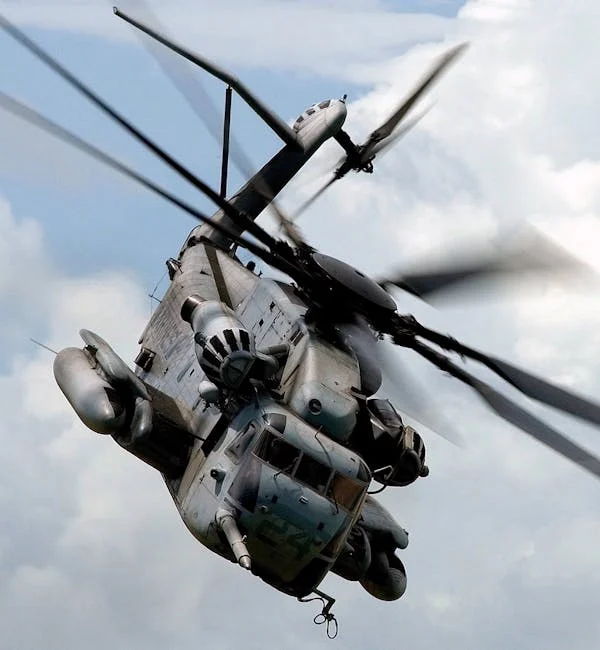
#> input picture helicopter-army-01.webp, 600 x 650 px, found by its file name
$ python obekleme-8k.py
#> lines starting #> are read from the running program, lines starting #| are printed output that depends on the picture; after the words box and inside, x2 and y2 are one past the last pixel; in counts of white or black regions, pixels touching at a corner belong together
import cv2
import numpy as np

img=cv2.imread("helicopter-army-01.webp",0)
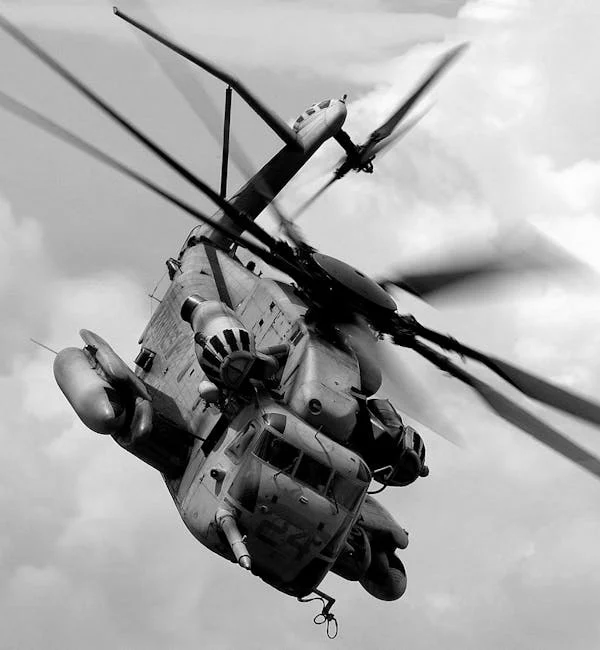
#> img: shape (650, 600); min 0, max 255, mean 162.9

#burdaki 150,200 min ve max degerlerdir
ret,th1 = cv2.threshold(img,150,200,cv2.THRESH_BINARY) # burdaki ret degeri gerksiz bir degerdir onun yerine _ de kullanılır
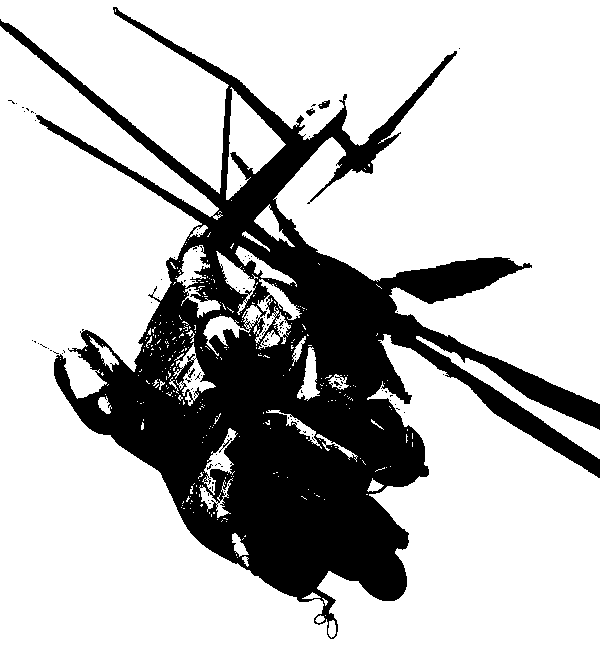
#> th1: shape (650, 600); values 0 (black) and 200 (white), 73.9% white; 105 black regions (101 under 20 px), largest, box (x1, y1, x2, y2) and area: (0, 7, 600, 639) 101365, (318, 100, 330, 109) 62, (306, 108, 315, 116) 40, (188, 368, 195, 378) 24
th2 = cv2.adaptiveThreshold(img,255,cv2.ADAPTIVE_THRESH_MEAN_C,cv2.THRESH_BINARY,51,2)
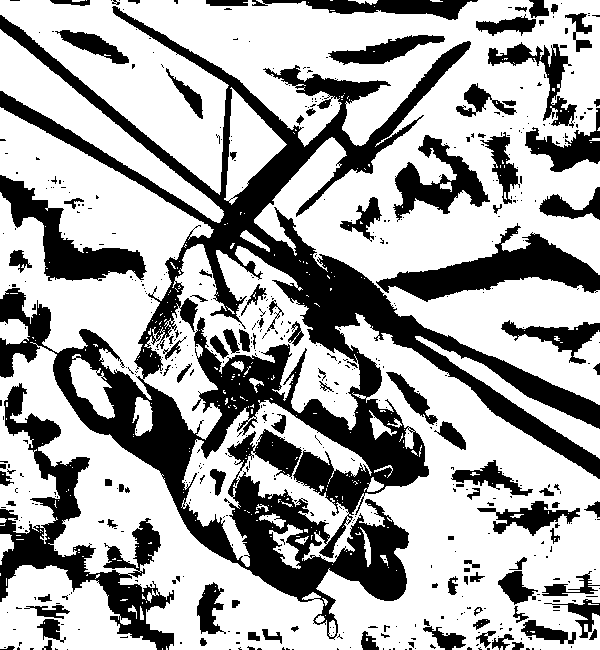
#> th2: shape (650, 600); 66.1% white; 558 black regions (448 under 20 px), largest, box (x1, y1, x2, y2) and area: (0, 6, 600, 640) 76863, (0, 383, 174, 650) 10765, (376, 223, 600, 302) 6414
th3 = cv2.adaptiveThreshold(img,255,cv2.ADAPTIVE_THRESH_GAUSSIAN_C,cv2.THRESH_BINARY,21,2)
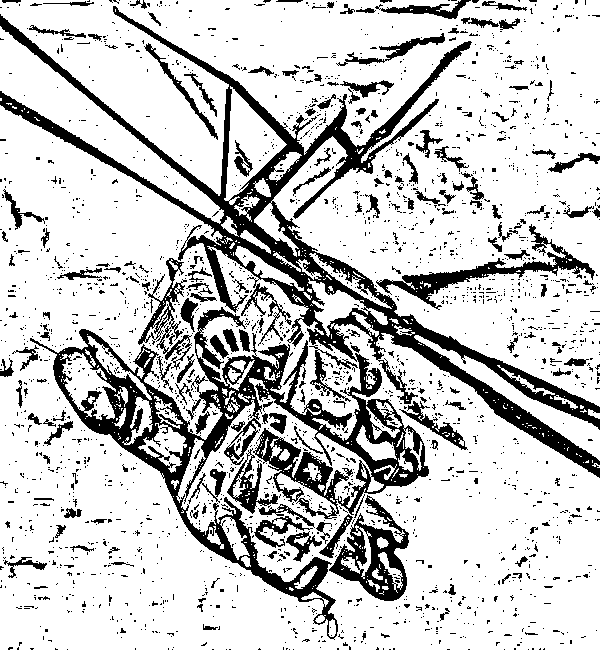
#> th3: shape (650, 600); 78.9% white; 2251 black regions (2068 under 20 px), largest, box (x1, y1, x2, y2) and area: (0, 6, 600, 640) 49712, (329, 495, 409, 601) 3200, (376, 224, 595, 310) 2804

cv2.imshow("th1",th1)
cv2.imshow("th2",th2)
cv2.imshow("th3",th3)
cv2.waitKey(0)
cv2.destroyAllWindows()

$ run again, with 1.1 aircraft-2.jpg.jpg saved as helicopter-army-01.webp
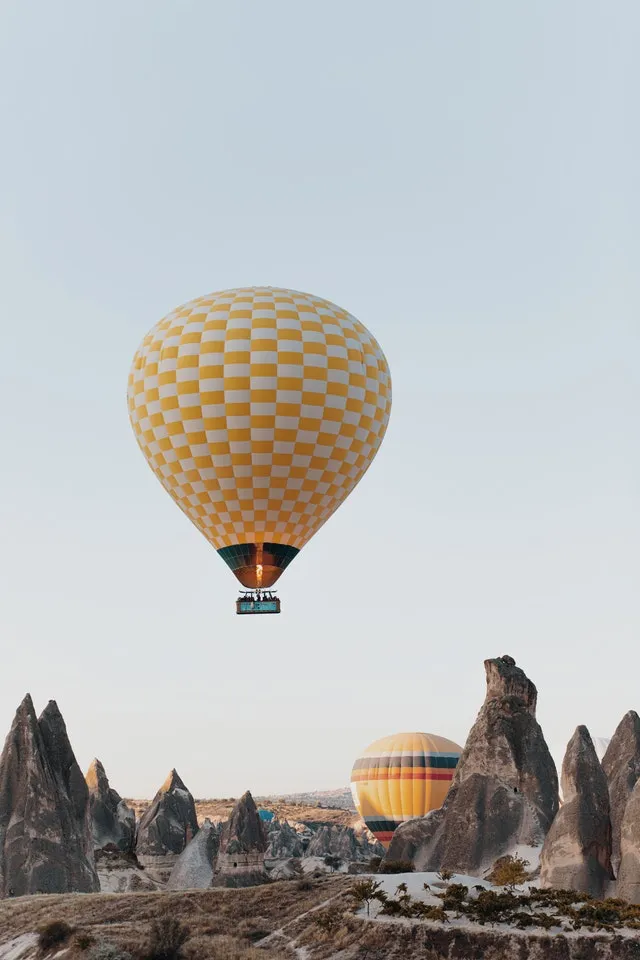
#> input picture 1.1 aircraft-2.jpg.jpg, 640 x 960 px, found by its file name
#> `ret,th1 = cv2.threshold(img,150,200,cv2.THRESH_BINARY)`:
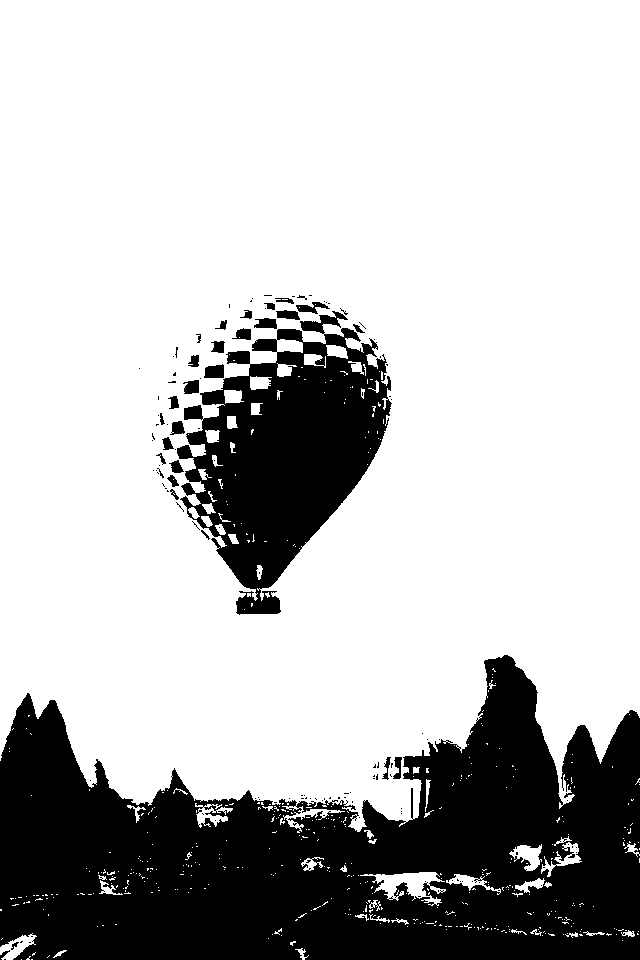
#> th1: shape (960, 640); values 0 (black) and 200 (white), 74.6% white; 137 black regions (108 under 20 px), largest, box (x1, y1, x2, y2) and area: (0, 655, 640, 960) 119688, (177, 311, 392, 615) 33409, (204, 364, 224, 378) 235
#> th2: shape (960, 640); 82.2% white; 633 black regions (569 under 20 px), largest, box (x1, y1, x2, y2) and area: (127, 286, 392, 615) 29734, (139, 768, 523, 938) 20543, (283, 710, 640, 960) 16533
#> `th3 = cv2.adaptiveThreshold(img,255,cv2.ADAPTIVE_THRESH_GAUSSIAN_C,cv2..`:
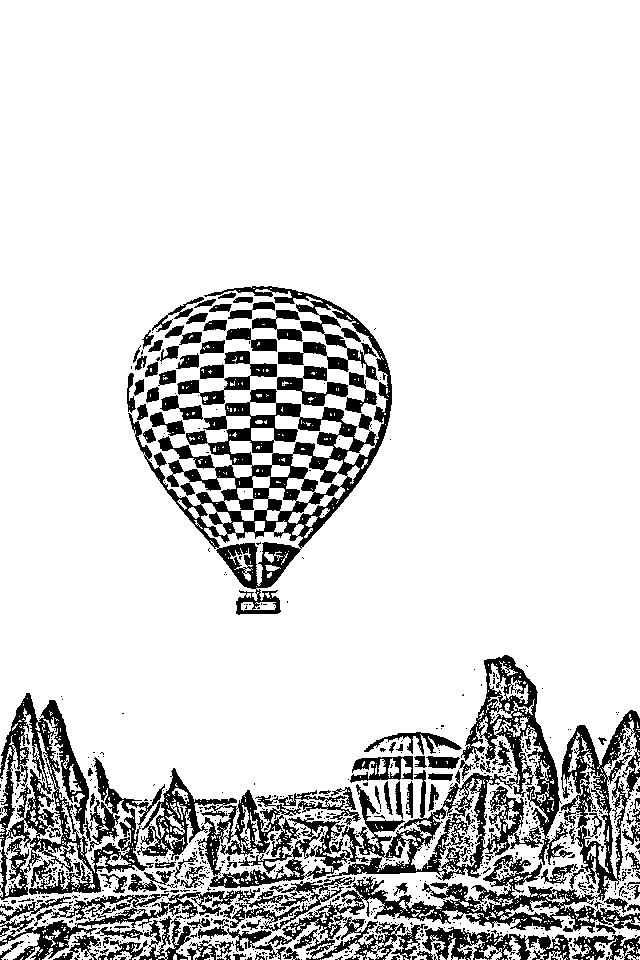
#> th3: shape (960, 640); 84.5% white; 849 black regions (721 under 20 px), largest, box (x1, y1, x2, y2) and area: (128, 286, 392, 615) 18796, (198, 710, 640, 960) 14698, (0, 693, 165, 900) 10838
